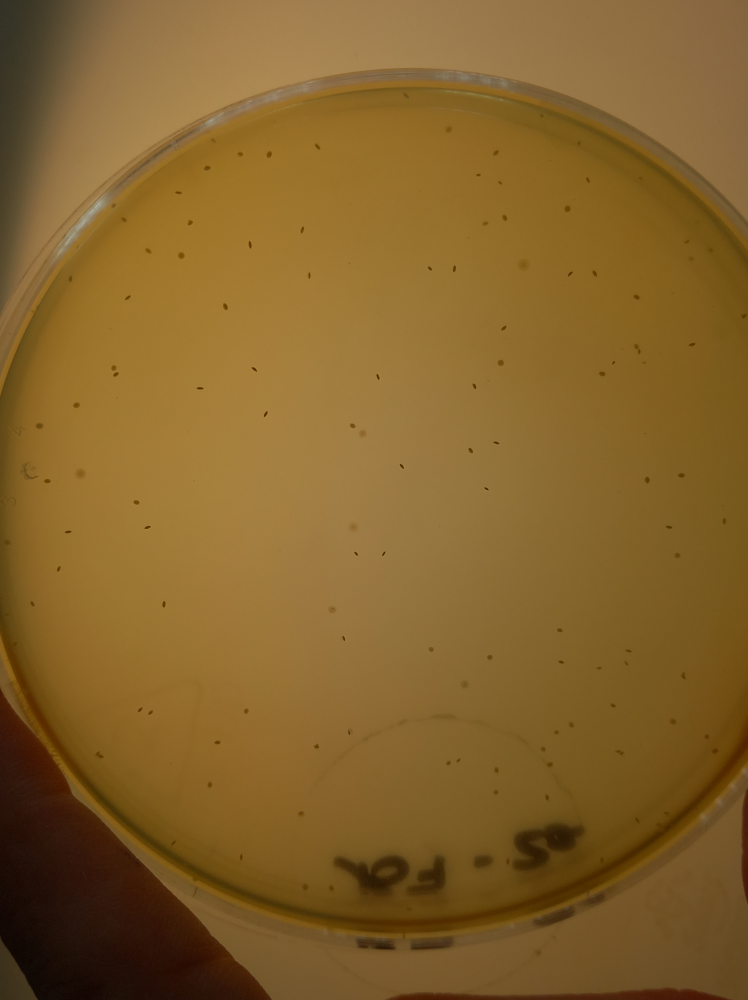
#> input picture images/manchas.jpeg, 2992 x 4000 px (shown at 1/4 size)
$ python detectar_manchas.py
#> lines starting #> are read from the running program, lines starting #| are printed output that depends on the picture; after the words box and inside, x2 and y2 are one past the last pixel; in counts of white or black regions, pixels touching at a corner belong together
#> further down, img is the input picture: shape (4000, 2992, 3); mean B, G, R 43.2, 98.1, 131.7
import cv2
import numpy as np

def adjust_brightness_contrast(image, brightness=0, contrast=0):
#> called with brightness = 30, contrast = 30
    img = np.int16(image)
    img = img * (contrast / 127 + 1) - contrast + brightness
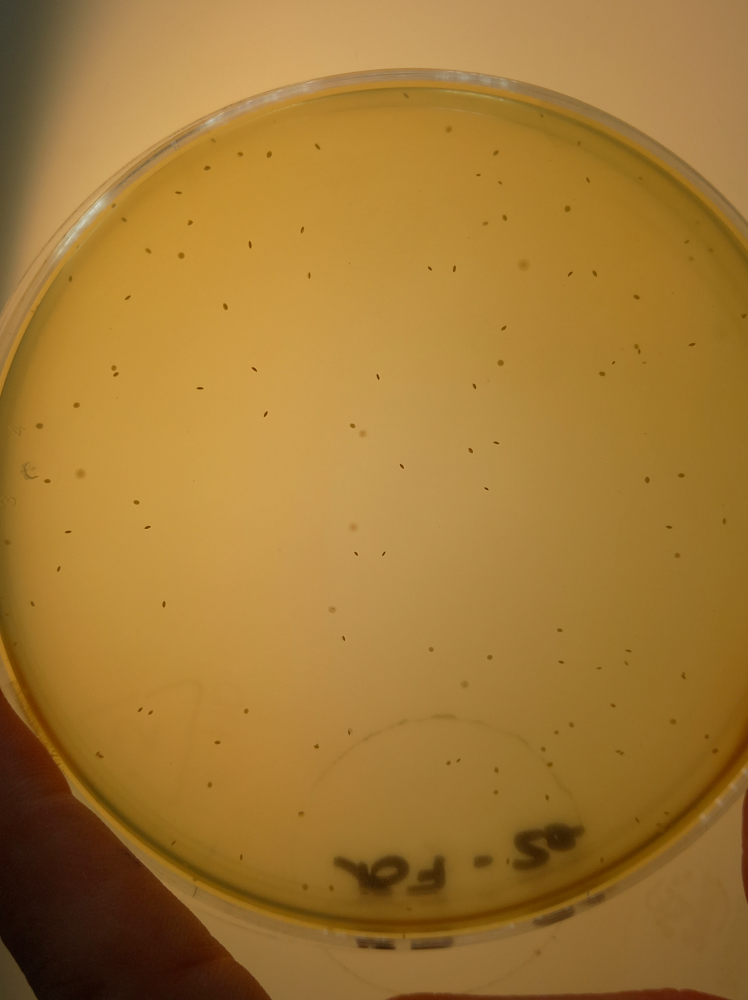
#> img: shape (4000, 2992, 3) float64 (shown at 1/4 size); mean B, G, R 53.4, 121.3, 162.8
    img = np.clip(img, 0, 255)
    return np.uint8(img)

# cap = cv2.VideoCapture(0)
img = cv2.imread('./images/manchas.jpeg')

img_adjusted = adjust_brightness_contrast(img, brightness=30, contrast=30)

grey = cv2.cvtColor(img_adjusted, cv2.COLOR_BGR2GRAY)
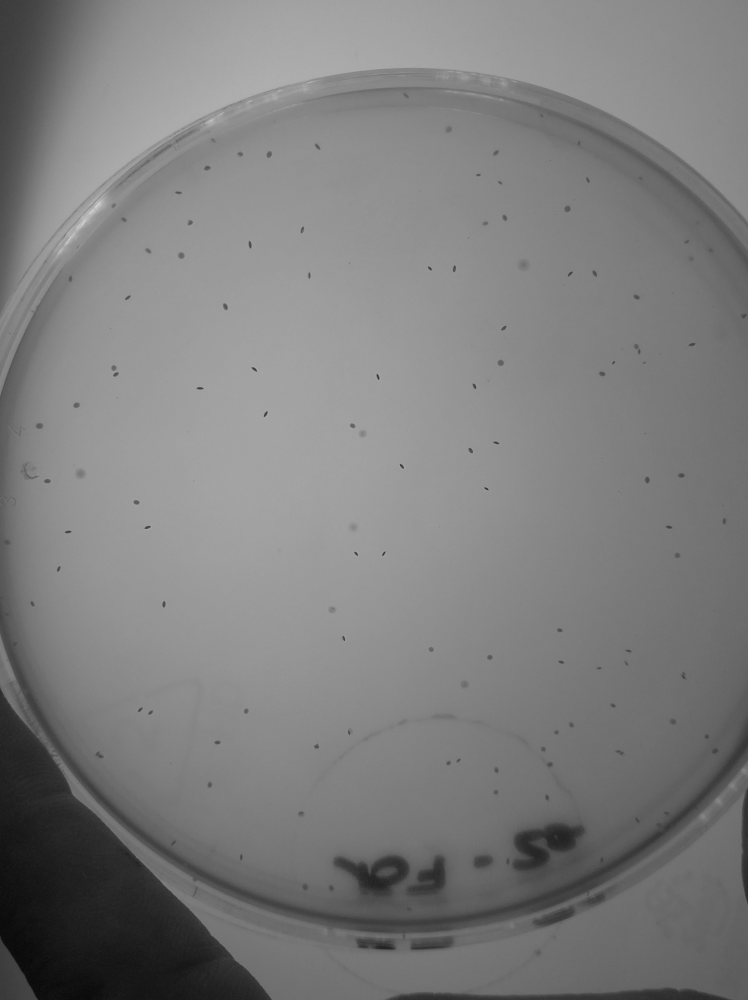
#> grey: shape (4000, 2992) (shown at 1/4 size); min 3, max 232, mean 125.5
# Aplicar suavizado Gaussiano
# Para poder contar los objetos o monedas vamos a aplicar el filtro Gaussiano.
# La matriz tiene que ser cuadrada e impar para poder obtener un espacio centrado (Campana de Gauss)
gaussiana = cv2.GaussianBlur(grey, (3,3), 7)
    # Detección de bordes
    # Detección de bordes con Sobel: cálculo de la primera derivada. mide las evoluciones y los cambios de una variable.
    # Supresión de píxeles fuera del borde: non-maximun permite adelgazar los bordes basándose en el gradiente.
    # Aplicar umbral por histéresis: determina un umbral que decide si el píxel forma parte del fondo o forma parte de un objeto.
canny = cv2.Canny(grey, 40,80)
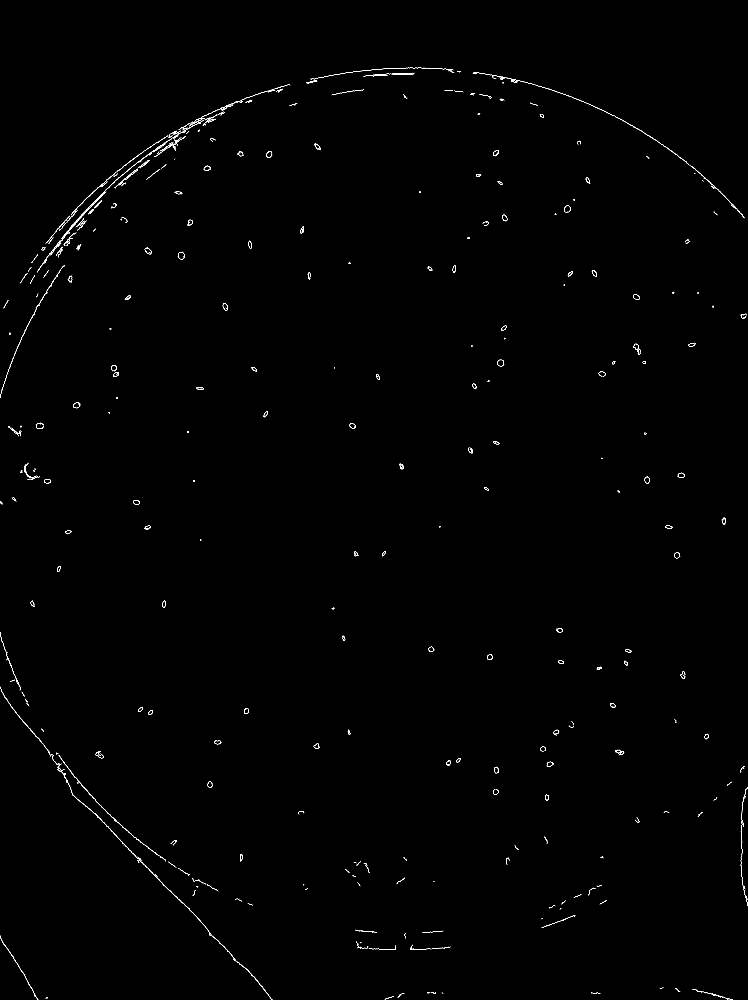
#> canny: shape (4000, 2992) (shown at 1/4 size); 0.23% white in thin lines or dots
# dilatar y erosionar imagen para corregir bordes no completados
canny = cv2.dilate(canny, None, iterations=1)
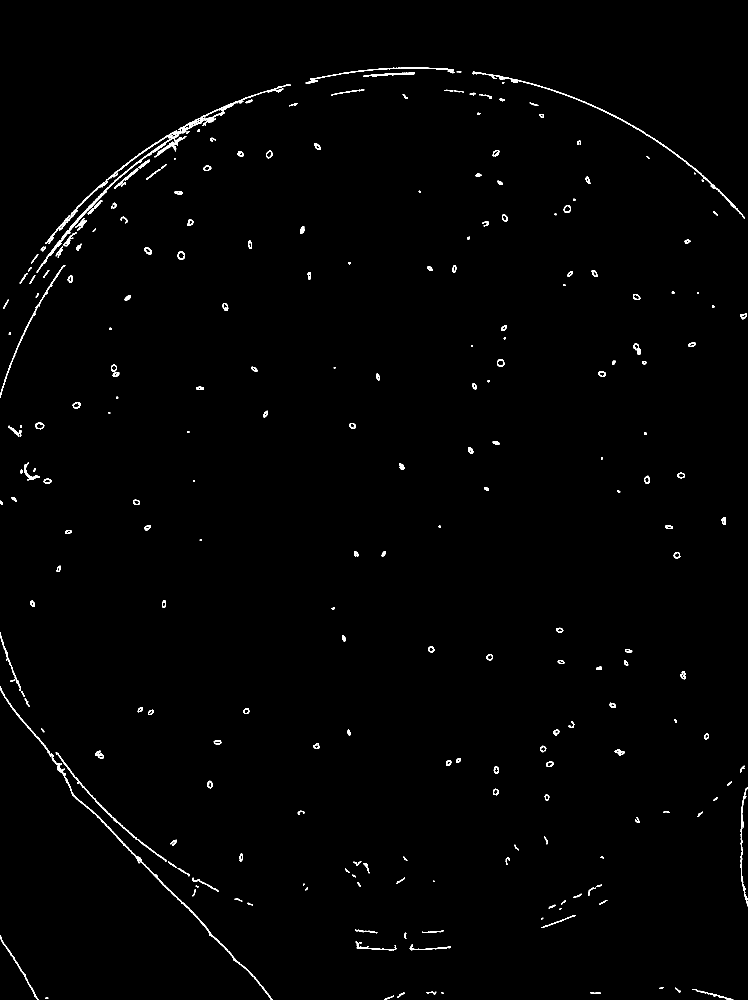
#> canny: shape (4000, 2992) (shown at 1/4 size); 0.73% white; 262 white regions, largest, box (x1, y1, x2, y2) and area: (147, 337, 1162, 1091) 9145, (0, 2746, 1091, 4000) 7688, (1890, 287, 2759, 662) 4090
canny = cv2.erode(canny, None, iterations=1)
#> canny: shape (4000, 2992); 0.27% white in thin lines or dots
# Aplicar umbral para obtener una imagen binaria
#filtered_contours = [cnt for cnt in canny if cv2.contourArea(cnt) > 25]

(contour, _) =cv2.findContours(canny, cv2.CHAIN_APPROX_SIMPLE, cv2.CHAIN_APPROX_NONE)
#> contour = 452 contours, 159 with area under 20; largest, box (x1, y1, x2, y2) and area: (148, 481, 815, 1090) 2357, (274, 3136, 1090, 4000) 774, (757, 338, 1161, 506) 728, (711, 1007, 739, 1038) 600, (1893, 288, 2758, 661) 573

filtered_contours = [cnt for cnt in contour if cv2.contourArea(cnt) > 600]
#> filtered_contours = 3 contours; box (x1, y1, x2, y2) and area: (148, 481, 815, 1090) 2357, (274, 3136, 1090, 4000) 774, (757, 338, 1161, 506) 728

print("He encontrado {} objetos".format(len(contour)))
#| He encontrado 452 objetos
cv2.drawContours(img,contour,-1,(0,0,255), 2)

cv2.namedWindow("Encuentra manchas",cv2.WINDOW_NORMAL)

cv2.imshow('Encuentra manchas', img)
cv2.waitKey(0)
# Guardar la imagen resultante
cv2.imwrite('./images/image_victor_result.jpg', img)
# Cerrar todas las ventanas de OpenCV
cv2.destroyAllWindows()
